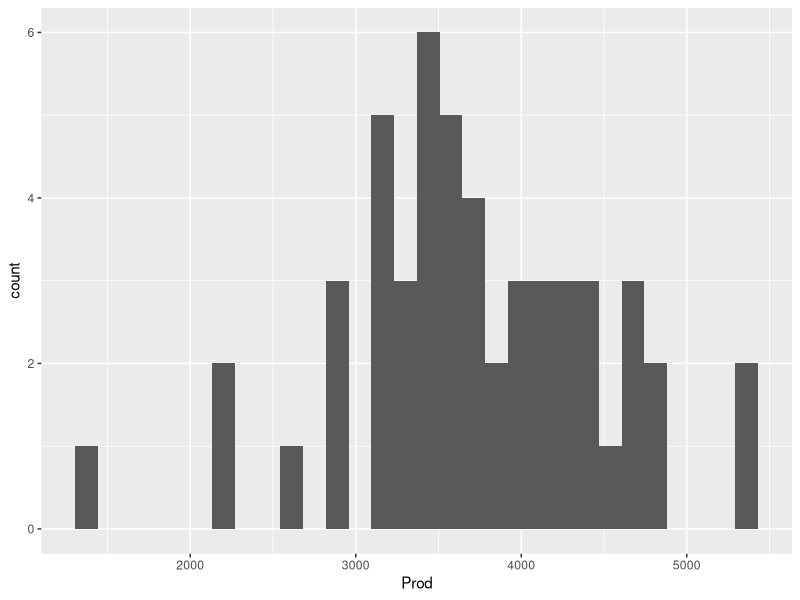

R code for this plot:
rm(list = ls())
ls()

library(tidyverse)
library(readxl)

dadosA_Produtividade <- read_excel("dados/Produtividade/aprod.xlsx")

dadosA_Produtividade |> 
  ggplot(aes(x = Prod))+
  geom_histogram()
